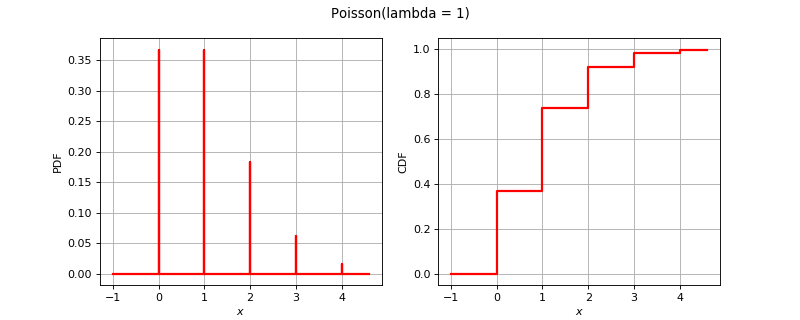

Source code (Python):
import openturns as ot
from matplotlib import pyplot as plt
from openturns.viewer import View
if ot.Poisson().__class__.__name__ == 'Bernoulli':
    distribution = ot.Bernoulli(0.7)
elif ot.Poisson().__class__.__name__ == 'Binomial':
    distribution = ot.Binomial(5, 0.2)
elif ot.Poisson().__class__.__name__ == 'ComposedDistribution':
    copula = ot.IndependentCopula(2)
    marginals = [ot.Uniform(1.0, 2.0), ot.Normal(2.0, 3.0)]
    distribution = ot.ComposedDistribution(marginals, copula)
elif ot.Poisson().__class__.__name__ == 'CumulativeDistributionNetwork':
    coll = [ot.Normal(2),ot.Dirichlet([0.5, 1.0, 1.5])]
    distribution = ot.CumulativeDistributionNetwork(coll, ot.BipartiteGraph([[0,1], [0,1]]))
elif ot.Poisson().__class__.__name__ == 'Histogram':
    distribution = ot.Histogram([-1.0, 0.5, 1.0, 2.0], [0.45, 0.4, 0.15])
elif ot.Poisson().__class__.__name__ == 'KernelMixture':
    kernel = ot.Uniform()
    sample = ot.Normal().getSample(5)
    bandwith = [1.0]
    distribution = ot.KernelMixture(kernel, bandwith, sample)
elif ot.Poisson().__class__.__name__ == 'MaximumDistribution':
    coll = [ot.Uniform(2.5, 3.5), ot.LogUniform(1.0, 1.2), ot.Triangular(2.0, 3.0, 4.0)]
    distribution = ot.MaximumDistribution(coll)
elif ot.Poisson().__class__.__name__ == 'Multinomial':
    distribution = ot.Multinomial(5, [0.2])
elif ot.Poisson().__class__.__name__ == 'RandomMixture':
    coll = [ot.Triangular(0.0, 1.0, 5.0), ot.Uniform(-2.0, 2.0)]
    weights = [0.8, 0.2]
    cst = 3.0
    distribution = ot.RandomMixture(coll, weights, cst)
elif ot.Poisson().__class__.__name__ == 'TruncatedDistribution':
    distribution = ot.TruncatedDistribution(ot.Normal(2.0, 1.5), 1.0, 4.0)
elif ot.Poisson().__class__.__name__ == 'UserDefined':
    distribution = ot.UserDefined([[0.0], [1.0], [2.0]], [0.2, 0.7, 0.1])
elif ot.Poisson().__class__.__name__ == 'ZipfMandelbrot':
    distribution = ot.ZipfMandelbrot(10, 2.5, 0.3)
else:
    distribution = ot.Poisson()
dimension = distribution.getDimension()
title = str(distribution)[:100].split('\n')[0]
if dimension == 1:
    distribution.setDescription(['$x$'])
    pdf_graph = distribution.drawPDF()
    cdf_graph = distribution.drawCDF()
    fig = plt.figure(figsize=(10, 4))
    pdf_axis = fig.add_subplot(121)
    cdf_axis = fig.add_subplot(122)
    View(pdf_graph, figure=fig, axes=[pdf_axis], add_legend=False)
    View(cdf_graph, figure=fig, axes=[cdf_axis], add_legend=False)
    fig.suptitle(title)
elif dimension == 2:
    distribution.setDescription(['$x_1$', '$x_2$'])
    pdf_graph = distribution.drawPDF()
    pdf_graph.setTitle(title)
    fig = plt.figure(figsize=(10, 5))
    pdf_axis = fig.add_subplot(111)
    View(pdf_graph, figure=fig, axes=[pdf_axis], add_legend=False, square_axes=True)
